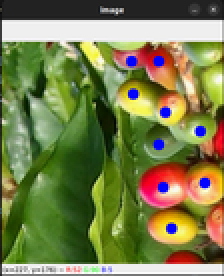
#> input picture _blogs/kona_coffee_update_one/annotate.png, 112 x 138 px, shrunk from 404 x 497 before the run (shown 2 times larger)
$ jupyter execute --allow-errors kona_coffee_update_one.ipynb
#> lines starting #> are read from the running program, lines starting #| are printed output that depends on the picture
# Kona Coffee - Research Update: December 2023

Since the launch of this project at the start of October 2023, we have made significant progress towards models and methods that could bring great value to the industry and to local farmers. In close collaboration with Mountain Thunder Coffee Plantation, we have been able to collect a large dataset of images of coffee trees, berries, and leaves.

The most significant progress has been made in the following areas:

- We have shown that berries, segmented with the SegmentAnything model, can be classified into different categories of "unripe", "ripening", and "ripe" with a high degree of precision and recall.

- We have shown that leaf rust can be detectable within regions of images. This can generate heatmaps of the affected areas which can serve as an indication of the spread of leaf rust throughout a given tree.

- Finally, we have also shown that the annotation process can be signficantly automated and accelerated to obtain classes and instance masks with the use of the SegmentAnything model, and several annotation tools built with OpenCV.

# Berry Classification

The berry classification model is just one of the proposed models of the research. It's goal is to automatically segment and classify berries into three different categories: "unripe", "ripening", and "ripe". Since the segmentation of the berries requires instance masks, we had to develop an annotation pipeline that allows us to quickly get the instance mask of the berries. The pipeline is as follows:

## Split

Split the images into 400px x 400px tiles. Since the images are high resolution and taken in RAW format, they are upwards of 50MB each. Splitting them into tiles allows us to work with smaller images and speeds up the annotation process. But, it does generate a huge amount of images to search through!

[cell 1]
import os

file_exts = ['.jpg', '.png', '.cr2']

raw_images_paths = [
    '/home/jack/Mounts/RemoteS3/kona_coffee_images/samples/all',
    '/home/jack/Mounts/RemoteS3/kona_coffee_images/raw/02-12-2023/raws',
    '/home/jack/Mounts/RemoteS3/kona_coffee_images/raw/02-12-2023/phone'
]

splits_path = '/home/jack/Mounts/DiskOne/kona_coffee/splits'

def recursive_list(dir_path, any=False):
    file_list = []
    for root, directories, filenames in os.walk(dir_path):
        for filename in filenames:
            file_path = os.path.join(root, filename)
            if os.path.isfile(file_path):
                if any:
                    file_list.append(file_path)
                elif os.path.splitext(file_path)[1].lower() in file_exts:
                    file_list.append(file_path)
    return file_list

raw_images = [image for path in raw_images_paths for image in recursive_list(path)]
splits_images = recursive_list(splits_path)

print(f'Total Raw Images: {len(raw_images)}')

print(f'Total Split Images: {len(splits_images)}')

## Filter

Filter the images with a simple boolean answer of whether or not there are berries present in the image. This can be quickly done manually as berries are easily distinguishable from the background.

## Annotate

Annotate the berries by placing a single point in the center of each berry that is present. This is the most time consuming part of the process, but it is still significantly faster than drawing the entire bounding box.

[cell 2]
from matplotlib import pyplot as plt
import cv2

image = cv2.imread('./annotate.png')
#> image is the input picture: shape (138, 112, 3); mean B, G, R 76.4, 126.8, 121.7
image = cv2.cvtColor(image, cv2.COLOR_BGR2RGB)

plt.imshow(image)
plt.axis('off')
plt.show()

## Segment

Segment the berries utilizing the SegmentAnything model. Utilizing the selected point that was annotated, we can attempt to segment the berries. Since the model is quite large, and we can have upwards of 20 annotates per image, we utilize the FastSAM model to quickly iterate through the annotations.

A little bit a devops work was involved as well. The installation of the FastSAM model is quite complex. But, after some dockerization, a simple Flask App, and an in-memory caching solution for images with multiple annotations, we were able to deploy an API via Kubernetes that can be scaled up to segment many images at a time.

[FastSAM Model API Image](https://hub.docker.com/repository/docker/jackmead515/fast-sam-api/general)

```bash
(base) λ ~/ kubectl get pods -n default
NAME                            READY   STATUS        RESTARTS       AGE
fast-sam-api-6c95d6f947-dw6p9   1/1     Terminating   9 (45d ago)    52d
fast-sam-api-594455b6f5-h2ntz   1/1     Running       8 (25h ago)    16d
fast-sam-api-594455b6f5-6kjkv   1/1     Running       10 (25h ago)   17d
fast-sam-api-594455b6f5-dvj6t   1/1     Running       0              17d
fast-sam-api-594455b6f5-d275v   1/1     Running       0              16d
fast-sam-api-594455b6f5-98hrq   1/1     Running       0              17d
fast-sam-api-594455b6f5-6tz8n   1/1     Running       0              17d
```

## Validate

Validate the segmentation from FastSAM by anaylzing if the instance mask covers the entire berry. If it's not, we simply discard the annotation and move on to the next one. We could correct the model, but since there are so many berries in the dataset, we don't need to worry about it.

The model had a habit of detecting the background or having multiple berries within a single mask. This step filtered out many of those cases.

[cell 3]
import pandas as pd

#> (the rest of this cell did not finish here and is left out)

## Classify

Finally we classify the berries into the three categories. Mostly, this comes down to the color of the berry for which we could have merged the "validate" step into this step. However, we wanted to keep the two steps separate to allow us to quickly generate a dataset for the instance segmentation as opposed to the classification.

Given that the images were taken from a production field, were ripe berries are actively being harvested, we see a large inbalance in the dataset. There are significantly more "unripe" berries than there are "ripening" or "ripe" berries.

#> (a cell that did not finish here is left out)

Furthermore, classification of the berries is not perfect. There is a potential for high bias, as berries aren't nessesarily more yellow or red as they ripen. Some varieties of coffee berries are more naturally yellow than green and doesn't necessarily indicate ripeness. We see this as there is a inbalance in the precision and recall of the ripening berries versus the other berries.

Using a basic machine learning approach with LogisiticRegression, the classification report showed us:
```bash
              precision    recall  f1-score   support

           0       0.85      0.90      0.87       104
           1       0.82      0.67      0.74        86
           2       0.89      0.95      0.92       110

    accuracy                           0.86       300
   macro avg       0.85      0.84      0.84       300
weighted avg       0.85      0.86      0.85       300
```

From the other models, we also see a poorer performance in the F1 score for the "ripening" berries. More can be read about this in my classification report: [Classification Report](https://jackmead515.github.io/posts/kona_coffee_ibm_dl)

[cell 5]
image = cv2.imread('./comparison.png')
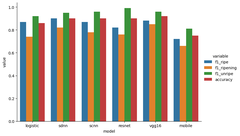
#> input picture _blogs/kona_coffee_update_one/comparison.png, 240 x 136 px, shrunk from 864 x 489 before the run
#> image is the input picture: shape (136, 240, 3); mean B, G, R 175.3, 189.5, 196.1
image = cv2.cvtColor(image, cv2.COLOR_BGR2RGB)

plt.imshow(image)
plt.axis('off')
plt.show()

## Train Segmentation Model

Utilizing YoloV8, we attempted to train a segmentation model to detect the berry masks but were unable to see significant results. The error rates on convergence were quite high. We can see from the validation image, that many berries are simply not detected at all. Further research is needed to determine if this is a problem with the model, or if the dataset is simply too small. Steps are being taken to increase the dataset size by contracting out some of the labor.

[cell 6]
image = cv2.imread('./segmentation_results.png')
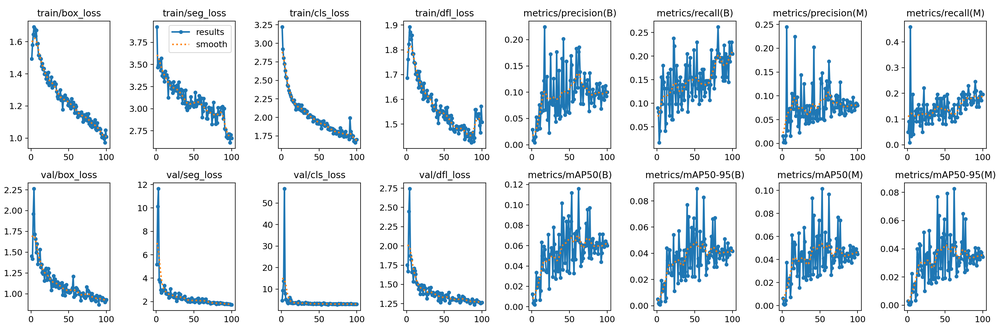
#> input picture _blogs/kona_coffee_update_one/segmentation_results.png, 1000 x 333 px, shrunk from 3600 x 1200 before the run
#> image is the input picture: shape (333, 1000, 3); mean B, G, R 239.5, 235.1, 228.7
image = cv2.cvtColor(image, cv2.COLOR_BGR2RGB)

plt.imshow(image)
plt.axis('off')
plt.show()

image = cv2.imread('./validation_batch.jpg')
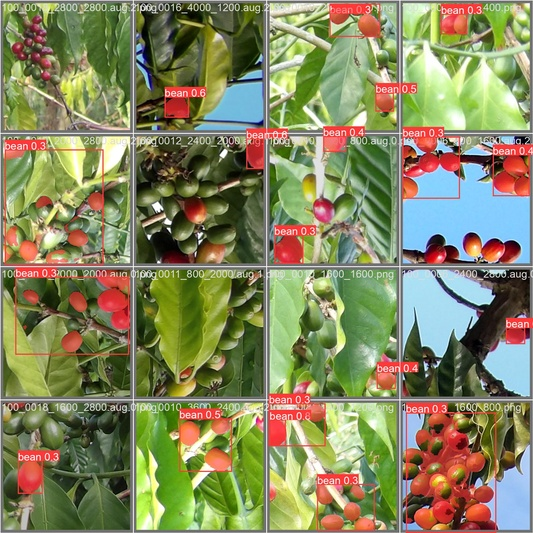
#> input picture _blogs/kona_coffee_update_one/validation_batch.jpg, 533 x 533 px, shrunk from 1920 x 1920 before the run
#> image is the input picture: shape (533, 533, 3); mean B, G, R 96.1, 135.3, 133.3
image = cv2.cvtColor(image, cv2.COLOR_BGR2RGB)

plt.imshow(image)
plt.axis('off')
plt.show()

# Leaf Rust Detection

Along with berry classification, leaf rust detection is also a proposed model of the research. The goal with the model is to detect the presence of leaf rust in a given tree and show the spread throughout a given tree and throughout a given region within a field.

The first methodology being researched is to attempt to segment the images into small regions of 64px x 64px and classify each region as either "leaf rust" or "no leaf rust". This has already shown great promise as a dataset can be quickly gathered by scanning over the image using OpenCV.

[cell 7]
image = cv2.imread('./leaf_rust_annotation.png')
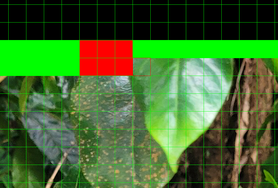
#> input picture _blogs/kona_coffee_update_one/leaf_rust_annotation.png, 278 x 188 px, shrunk from 1002 x 676 before the run
#> image is the input picture: shape (188, 278, 3); mean B, G, R 45.1, 104.6, 66.2
image = cv2.cvtColor(image, cv2.COLOR_BGR2RGB)

plt.imshow(image)
plt.axis('off')
plt.show()

Using this annotation tool, we have already generated a large dataset with only a few evenings of annotation and only a few images from the field.

#> (a cell that did not finish here is left out)

Training a simple convolution neural network on this dataset with data augmentation enabled, we see really great results for the training and the testing set. However, given the few images that we have, there is a high potential for overfitting. We will need to gather more images to determine if this is the case.

[cell 9]
image = cv2.imread('./rust_training.png')
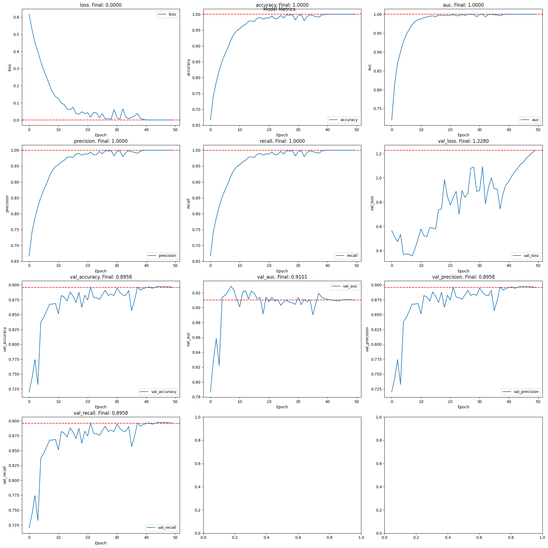
#> input picture _blogs/kona_coffee_update_one/rust_training.png, 548 x 548 px, shrunk from 1973 x 1973 before the run
#> image is the input picture: shape (548, 548, 3); mean B, G, R 250.3, 249.8, 249.7
image = cv2.cvtColor(image, cv2.COLOR_BGR2RGB)

plt.imshow(image)
plt.axis('off')
plt.show()
